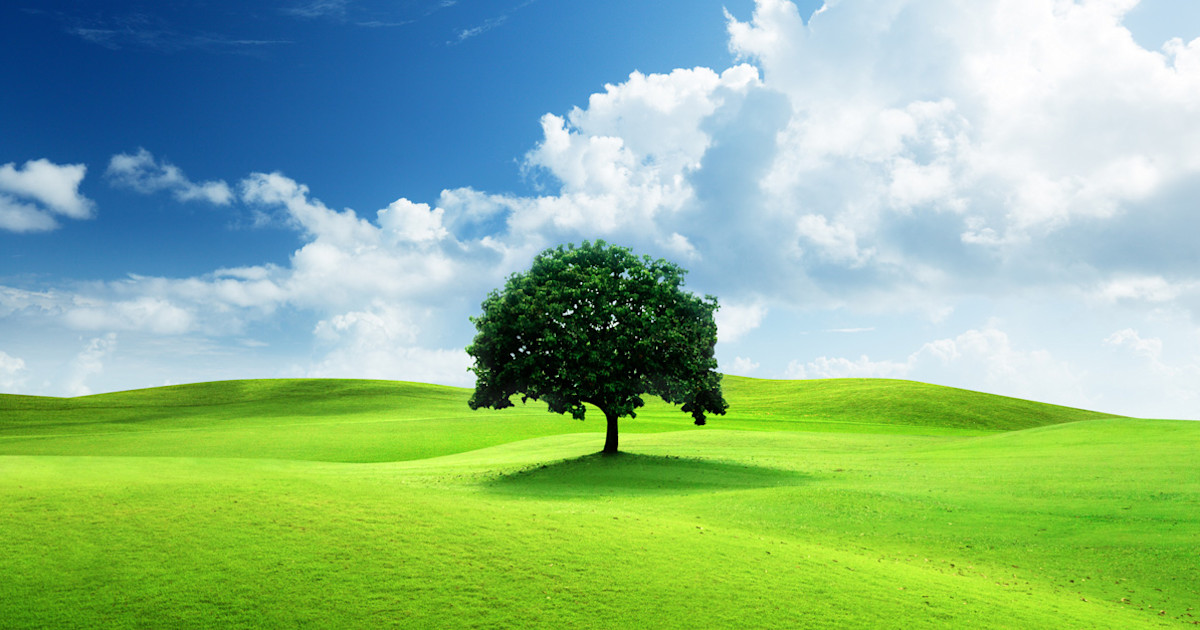
#> input picture Open CV Library/nature.png, 1200 x 630 px
$ jupyter execute Phase4.ipynb
#> lines starting #> are read from the running program, lines starting #| are printed output that depends on the picture
[cell 1]
import cv2
import numpy as np

[cell 2]
# Image Blurring:

# Gaussian Blur:

image = cv2.imread("nature.png")
#> image is the input picture: shape (630, 1200, 3); mean B, G, R 139.9, 183.6, 139.8

blurred = cv2.GaussianBlur(image, (7,7), 3)

cv2.imshow("Orignal Image", image)
cv2.imshow("Blurred Image", blurred)
cv2.waitKey(0)
cv2.destroyAllWindows()

[cell 3]
# Median Blur:

image = cv2.imread("nature.png")

blurred = cv2.medianBlur(image, 21)
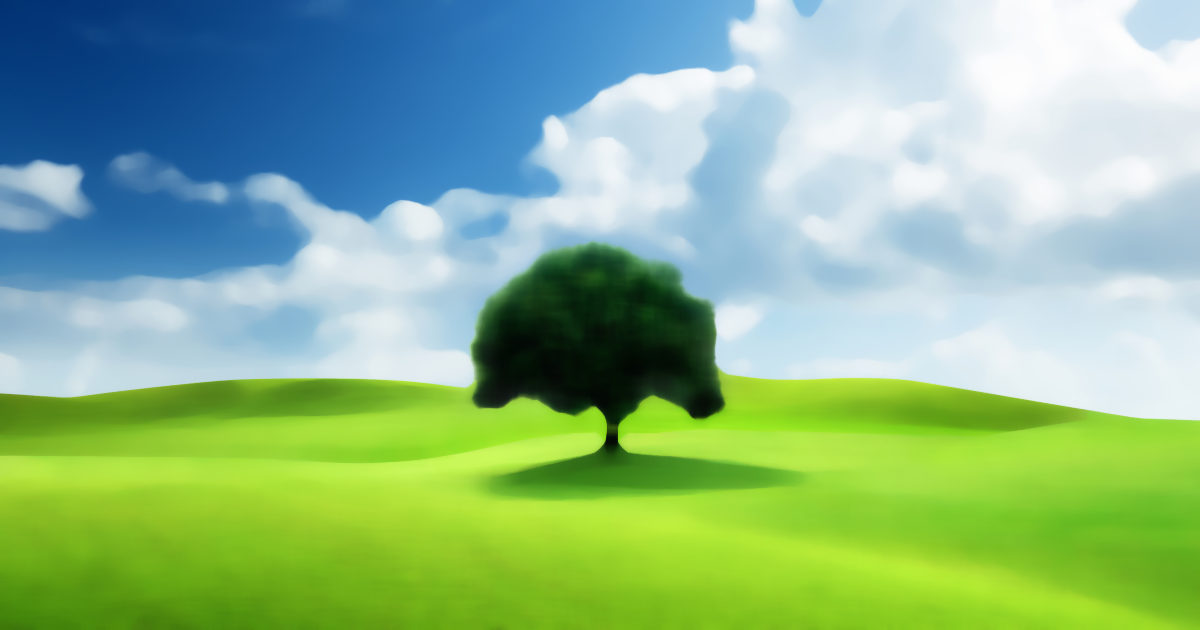
#> blurred: shape (630, 1200, 3); mean B, G, R 139.6, 183.7, 139.6

cv2.imshow("Orignal Image", image)
cv2.imshow("Median Blur Image", blurred)
cv2.waitKey(0)
cv2.destroyAllWindows()

[cell 4]
# Image Sharpening:

image = cv2.imread("lowr.png")
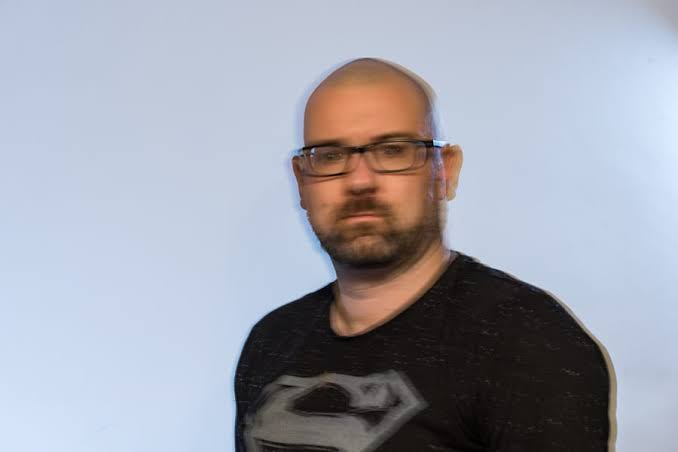
#> input picture Open CV Library/lowr.png, 678 x 452 px
#> image is the input picture: shape (452, 678, 3); mean B, G, R 174.5, 163.2, 160.5

sharpen = np.array([
    [0,-1,0],
    [-1,5,-1],
    [0,-1,0],
])

sharpened = cv2.filter2D(image, -1, sharpen)

cv2.imshow("Orignal Image", image)
cv2.imshow("Sharpened Image", sharpened)
cv2.waitKey(0)
cv2.destroyAllWindows()
